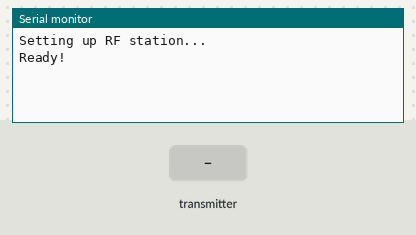
The sketch below on a simulated Arduino Uno, built with avr-gcc and run on an emulated ATmega328P. On the bench: the last lines printed to the serial monitor. Inputs (shaded band) come from the test bench. No radio packets arrive unless stated.

Above: at 1.2 s.
1.3 s: the transmitter starts sending dataRead = 0
At 1.51 s:
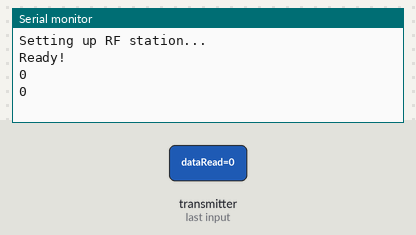
3.3 s: the transmitter starts sending dataRead = 1
At 3.41 s:
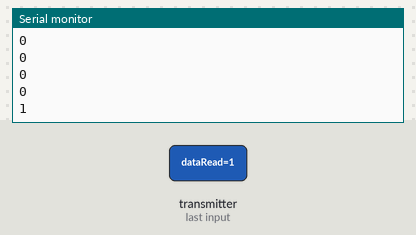

The sketch:

RF_Station.ino
```cpp
#include <SPI.h>
#include "RF24.h"


RF24 radio(7,8); // ardware configuration: Set up nRF24L01 radio on SPI bus plus pins 7 & 8
const uint64_t pipes[2] = {0xE8E8F0F0E1LL, 0xA7A7C9C9E1LL}; // Set addresses of the 2 pipes for read and write
char dataRead, dataWrite; // Variables to store data

void setup()
{
  Serial.begin(9600);
  Serial.println("Setting up RF station...");
  radio.begin();
  radio.setAutoAck(1);                // Enable auto-acknowlede packets
  radio.setRetries(2,15);             // Set the number and delay of retries upon failed submit
  radio.setDataRate(RF24_250KBPS);    // Set the transmission data rate
  radio.setPALevel(RF24_PA_LOW);      // Set the PA Level low to prevent power supply related issues
  radio.setChannel(10);               // Set RF communication channel
  radio.openWritingPipe(pipes[0]);    // Open a pipe for writing
  radio.openReadingPipe(1, pipes[1]); // Open a pipe for reading
  radio.startListening();             // Start listening on the pipes opened for reading.
  Serial.println("Ready!");
}

void loop()
{
  /*Read data from serial monitor then send to RF receiver*/
  if(Serial.available())
  {
    dataWrite = Serial.read();
    radio.stopListening();
    Serial.println("Sending...");
    if(radio.write(&dataWrite, sizeof(dataWrite)))
    {
      Serial.println("OK!");
    }
    else
    {
      Serial.println("Failed");
    }
    radio.startListening();
  }

  /*Read data from RF response*/
  if(radio.available())
  {
    while(radio.available())
    {
      radio.read(&dataRead, sizeof(dataRead));
      delay(100);
      Serial.println(dataRead);
    }
  }
}
```

Measured:
- after the input at 1.3 s, the serial monitor: prints a new line after 0.10 s (image 1)
- after the input at 3.3 s, the serial monitor: prints a new line after 0.11 s (image 2)
